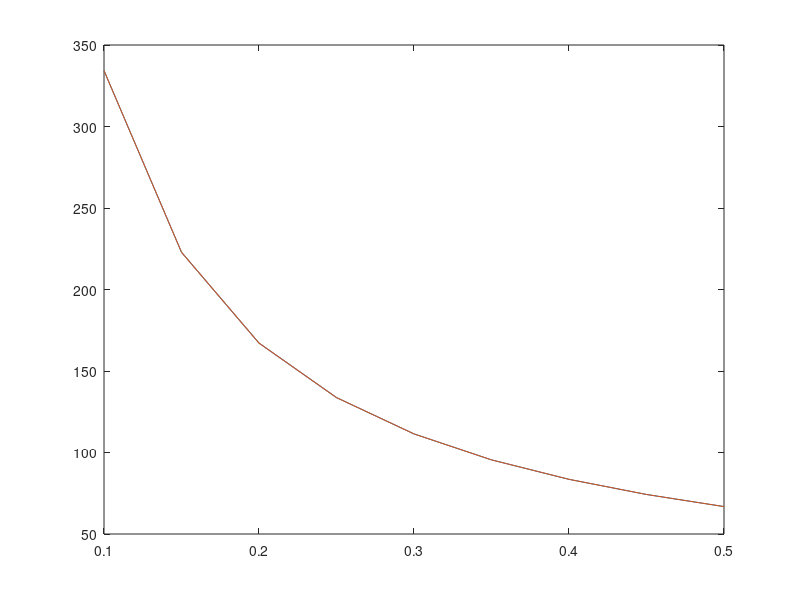

MATLAB code for this plot:
% Defines nozzle length, range of nozzle diameters, nozzle-sac chamber diameter, air density, diesel density and schizochytrium biodiesel density
L=0.4;
D=0.1:0.05:0.5;
D0=0.3;
rhoa=1.225;
rhod=840;
rhos=930;

% Defines and calculates the injection angle for varying nozzle diameters for diesel and schizochytrium
thd=83.58*(L./D)-0.22.*(D./D0).^0.15*(rhoa/rhod).^0.26;
ths=83.58*(L./D)-0.22.*(D./D0).^0.15*(rhoa/rhos).^0.26;

% Plots the spray angle against nozzle diameter for schizochytrium and diesel 
plot(D,thd);
hold on;
plot(D,ths);
